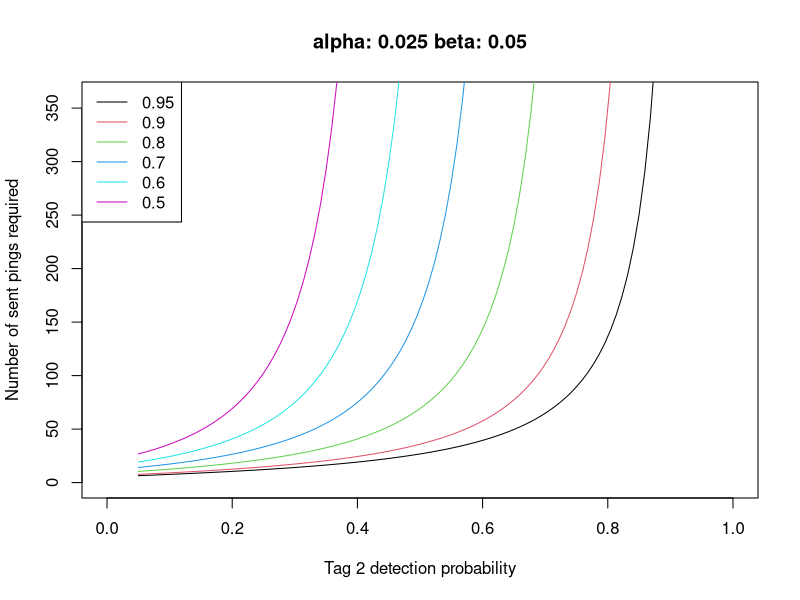

This chart was generated by the following R code:
## Script for testing if two transmitters perform equally well
## 04.02.2013
rm(list=ls())

T <- 120*60 ## Time of a trial
N <- 2 ## Number of tags in test

pr <- rep(0,N) ## Ping rate of each tag
pr[1] <- 120 
pr[2] <- 120

n <- rep(0,N) ## Expected number of pings
n[1] <- T/pr[1]
n[2] <- T/pr[2]

x <- rep(0,N) ## Number of successes (received pings)
x[1] <- round(0.9*n[1])
x[2] <- round(0.8*n[2])

prop.test(x,n)


sampsize <- function(P1,P2,r,alpha,beta){
  delta <- abs(P1-P2)
  Pbar <- (P1+r*P2)/(r+1)
  Qbar <- 1-Pbar
  zalpha <- qnorm(1-alpha)
  zbeta <- qnorm(1-beta)
  mprime <- (zalpha*sqrt((r+1)*Pbar*Qbar) + zbeta*sqrt(r*P1*(1-P1)+P2*(1-P2)))^2/(r*delta^2)
  m <- mprime/4*(1+sqrt(1+ (2*(r+1))/(r*mprime*delta)))^2
  N <- (r+1)*m
  m
}

## Sample size calculator (http://www.cct.cuhk.edu.hk/stat/proportion/Casagrande.htm)
P1 <- c(0.95,0.9,0.8,0.7,0.6,0.5)
P2 <- seq(0.95,0.05,length=100)
r <- 1 ## r = 1 implies that the two sample sizes are identical
## Significance level (probability of rejecting the true null hypothesis)
alpha <- 0.05/2 ## Divide by 2 to get two sided results (P1=P2 versus P1 neq P2)
## Power of the test (probability of not rejecting the false null hypothesis)
beta <- 0.05

np1 <- length(P1)
np2 <- length(P2)
m <- matrix(0,np1,np2)
for(i in 1:np1){
  for(j in 1:np2){
    m[i,j] <- sampsize(P1[i],P2[j],r,alpha,beta)
  }
}

##pdf('samplesize.pdf')
plot(P2,m[1,],typ='l',ylim=c(0,360),xlim=c(0,1),ylab='Number of sent pings required',xlab='Tag 2 detection probability',main=paste('alpha:',alpha,'beta:',beta))
for(i in 2:np1){
  inds <- P2<P1[i]
  lines(P2[inds],m[i,inds],col=i)
}
legend('topleft',legend=P1,col=1:np1,lty=1)
##dev.off()
